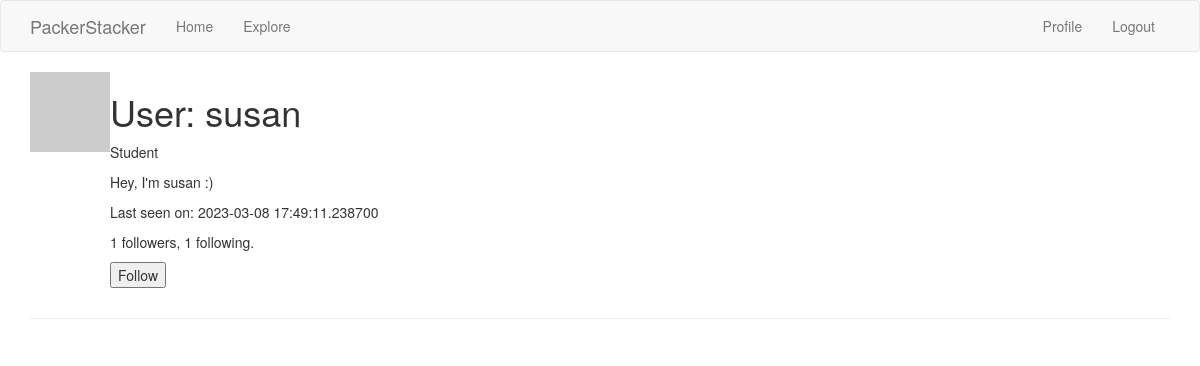
The page /user/susan (signed in) on the database its author committed.
### app/models.py (models this page shows, shortened)
class User(UserMixin, db.Model):
    id = db.Column(db.Integer, primary_key=True)
    username = db.Column(db.String(64), index=True, unique=True)
    email = db.Column(db.String(120), index=True, unique=True)
    password_hash = db.Column(db.String(128))
    questions = db.relationship('Question', backref='author', lazy='dynamic')
    about_me = db.Column(db.String(140))
    last_seen = db.Column(db.DateTime, default=datetime.utcnow)
    type = db.Column(db.Boolean())
    def avatar(self, size):
        digest = md5(self.email.lower().encode('utf-8')).hexdigest()
        return 'https://www.gravatar.com/avatar/{}?d=identicon&s={}'.format(digest, size)
    followed = db.relationship(
        'User', secondary=followers,
        primaryjoin=(followers.c.follower_id == id),
        secondaryjoin=(followers.c.followed_id == id),
        backref=db.backref('followers', lazy='dynamic'), lazy='dynamic')
    def is_following(self, user):
        return self.followed.filter(followers.c.followed_id == user.id).count() > 0

### app/routes.py (the view)
@app.route('/user/<username>')
@login_required
def user(username):
    user = User.query.filter_by(username=username).first_or_404()
    page = request.args.get('page', 1, type=int)
    questions = user.questions.order_by(Question.timestamp.desc()).paginate(
        page=page, per_page=app.config['QUESTIONS_PER_PAGE'], error_out=False)
    next_url = url_for('user', username=user.username, page=questions.next_num) \
        if questions.has_next else None
    prev_url = url_for('user', username=user.username, page=questions.prev_num) \
        if questions.has_prev else None
    form = EmptyForm()
    return render_template('user.html', user=user, questions=questions.items,
                           next_url=next_url, prev_url=prev_url, form=form)

### app/forms.py
class EmptyForm(FlaskForm):
    submit = SubmitField('Submit')

### app/models.py (called while the page is built)
@login.user_loader
def load_user(id):
    return User.query.get(int(id))

### app/routes.py (called while the page is built)
@app.before_request
def before_request():
    if current_user.is_authenticated:
        current_user.last_seen = datetime.utcnow()
        db.session.commit()

### app/templates/user.html (shortened to what this page needs)
{% extends "base.html" %}
{% import 'bootstrap/wtf.html' as wtf %}
{% block app_content %}
    <table>
      <tr valign="top">
          <td><img src="{{ user.avatar(128) }}"></td>
          <td>
            <h1>User: {{ user.username }}</h1>
            {%if user.type %}<p>Teacher</p> {% else %} <p>Student </p>{% endif %}
            {% if user.about_me %}<p>{{ user.about_me }}</p>{% endif %}
            {% if user.last_seen %}<p>Last seen on: {{ user.last_seen }}</p>{% endif %}
            <p>{{ user.followers.count() }} followers, {{ user.followed.count() }} following.</p>
            {% if user == current_user %}
            <p><a href="{{ url_for('edit_profile') }}">Edit your profile</a></p>
            {% elif not current_user.is_following(user) %}
            <p>
              <form action="{{ url_for('follow', username=user.username) }}" method="post">
                {{ form.submit(value='Follow') }}
              </form>
            </p>
            {% endif %}
          </td>
        </tr>
    </table>
    <hr>
{% endblock %}

### rows shown on the page
User: username "susan", about_me "Hey, I'm susan :)", last_seen "2023-03-08 17:49:11.238700"

### other values the page prints
{{ user.followers.count() }} "1"
{{ user.followed.count() }} "1"
